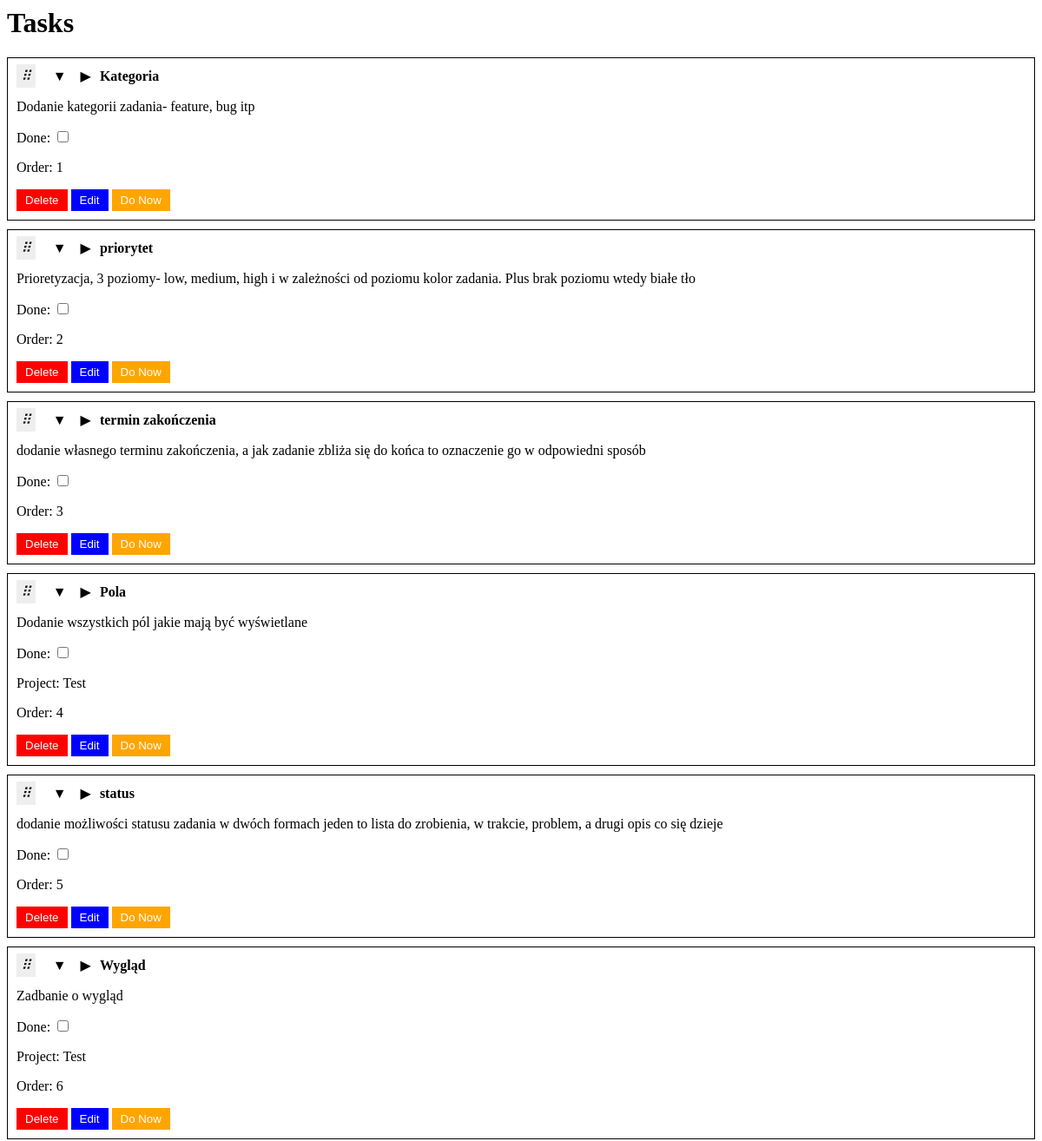
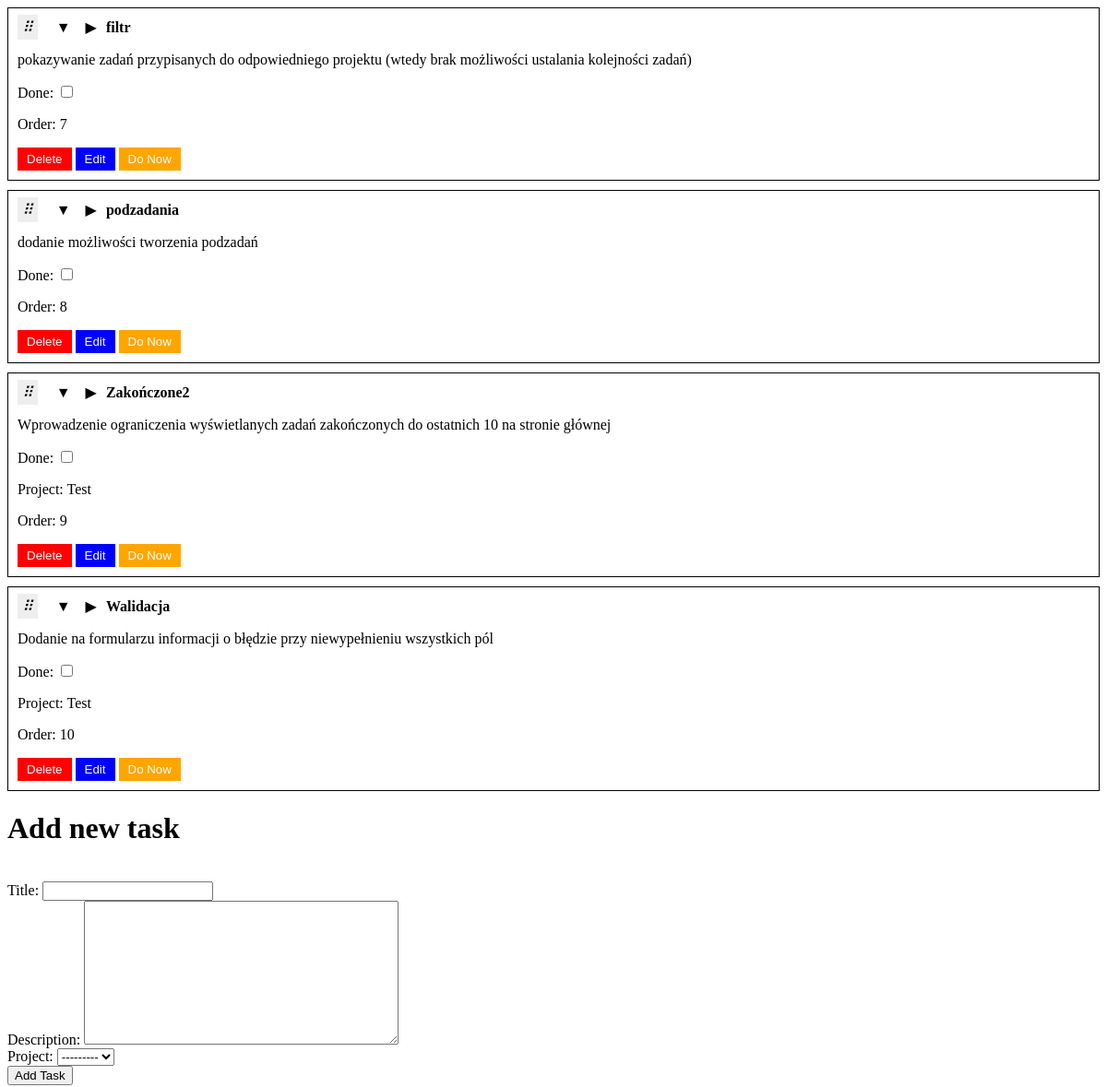
Before: / (upper part) with the older database file (2 pictures, top to bottom).
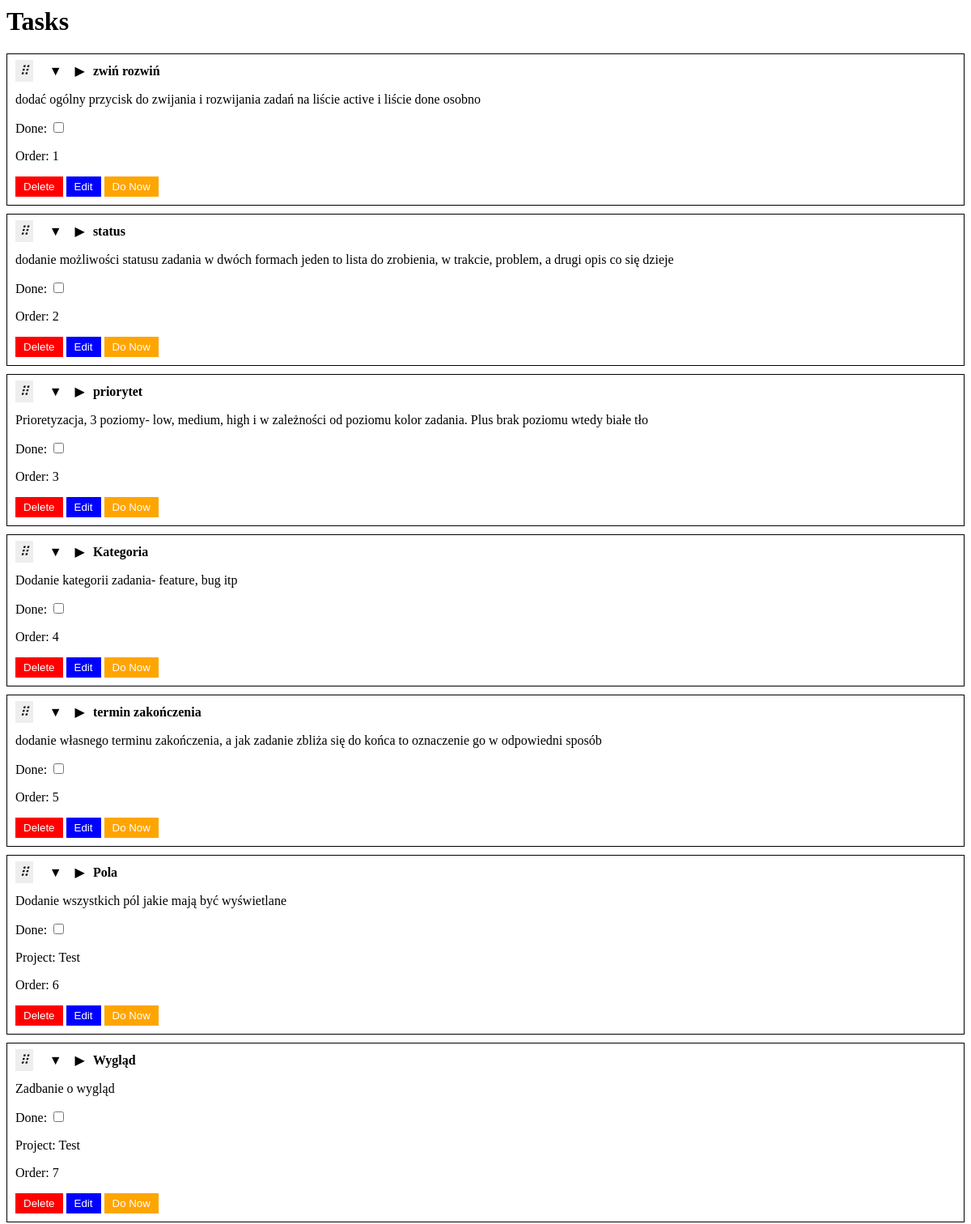
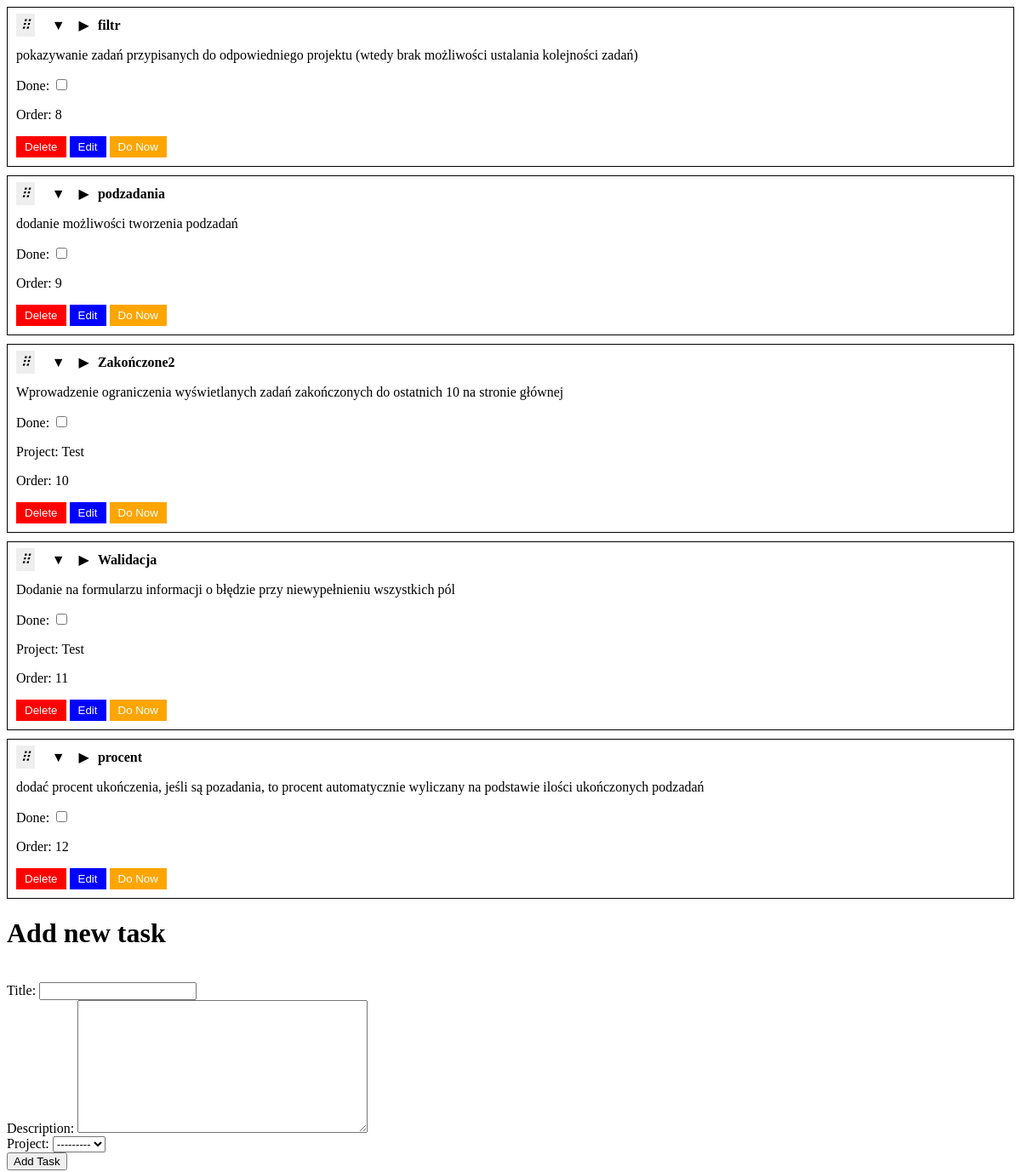
After: the same page with the newer database file (2 pictures, top to bottom).
### organizer/models.py (models this page shows, shortened)
class Task(models.Model):
    title = models.CharField(max_length=200)
    description = models.TextField(null=True, blank=True)
    create_date = models.DateTimeField(auto_now_add=True)
    end_date = models.DateTimeField(null=True, blank=True)
    done = models.BooleanField(default=False)
    project = models.ForeignKey(
        Project,
        on_delete=models.CASCADE,
        related_name='tasks',
        null=True,
        blank=True
    )
    order = models.PositiveIntegerField(db_index=True, null=True, blank=True)
    class Meta:
        ordering = ['order']

class Project(models.Model):
    name = models.CharField(max_length=100)
    def __str__(self):
        return self.name

### organizer/views.py (the view)
# urls.py: path('', views.main_view, name='main'),
def main_view(request):
    TaskFormSet = modelformset_factory(Task, form=TaskForm, extra=0)
    tasks = Task.objects.all().order_by('order')
    if request.method == 'POST':
        form = TaskForm(request.POST)
        if form.is_valid():
            task = form.save()
            html = render_to_string('task_item.html', {
                'task_id': task.id,
                'task_title': task.title,
                'task_description': task.description,
                'task_project': task.project,
                'is_done': task.done
            })
            return JsonResponse({'status': 'success', 'html': html, 'task_id': task.id})
    else:
        form = TaskForm()
    return render(request, "main.html", {"tasks": tasks, "form": form})

### organizer/forms.py
class TaskForm(forms.ModelForm):
    class Meta:
        model = Task
        fields = ['title', 'description', 'project', 'done']
        widgets = {
            'done': forms.CheckboxInput(attrs={'class': 'task-done-checkbox'}),
        }

### organizer/templates/main.html (shortened to what this page needs)
<html>
<head>
</head>
<body>
    <h1>Tasks</h1>
    <ul id="sortable-list" style="list-style: none; padding: 0;">
        {% for task in tasks %}
        {% if not task.done %}
            {% include 'task_item.html' with task_id=task.id task_title=task.title task_description=task.description is_done=task.done task_end_date=task.end_date task_project=task.project task_order=task.order %}
            {% endif %}
        {% endfor %}
    </ul>
    <form id="add-task-form">
    <h1>Add new task</h1>
    <br>Title: {{ form.title }}
    <br>Description: {{ form.description }}
    <br>Project: {{ form.project }}
    <br><button type="submit" id="add-task-btn">Add Task</button>
    </form>
</body>
</html>

### organizer/templates/task_item.html (shortened to what this page needs)
<li class="list-group-item"
    data-id="{{ task_id }}"
    style="border: 1px solid black; padding: 10px; margin-bottom: 10px;">
    <div class="task-view" style="display: block;">
        <i class="handle">⠿</i>
        <button class="expand-btn" style="background-color: transparent; border: none; cursor: pointer; font-size: 16px;">&#9660;</button>
        <button class="collapse-btn" style="background-color: transparent; border: none; cursor: pointer; font-size: 16px;">&#9654;</button>
        <strong>{{ task_title }}</strong>
        <div class="task-details" style="display: block; margin-top: 10px;">
        <p>{{ task_description }}</p>
        <p>
            Done: <input type="checkbox"
                class="task-done-checkbox"
                {% if is_done %}checked{% endif %}>
        </p>
        {% if task_project %}
            <p>Project: {{ task_project.name }}</p>
        {% endif %}
        {% if not is_done %}
        <p class="task-order">Order: {{ task_order }}</p>
        {% endif %}
        <button class="delete-task-btn" style="background-color: red; color: white; border: none; padding: 5px 10px; cursor: pointer;">Delete</button>
        <button class="edit-task-btn" style="background-color: blue; color: white; border: none; padding: 5px 10px; cursor: pointer;">Edit</button>
        <button class="do-now-btn" style="background-color: orange; color: white; border: none; padding: 5px 10px; cursor: pointer;">Do Now</button>
        </div>
    </div>
</li>

### organizer/templates/main.html (style rules this page uses)
.list-group-item { background: white; cursor: default; }
.handle { cursor: grab; margin-right: 10px; padding: 5px; background: #eee; }

Changed rows visible on the page:
added Task: title "zwiń rozwiń", description "dodać ogólny przycisk do zwijania i rozwijania zadań na liście active i liście done osobno", order "1"
changed Task "status": order "5" → "2"; moves up the list
changed Task "priorytet": order "2" → "3"; moves down the list
changed Task "Kategoria": order "1" → "4"
changed Task "termin zakończenia": order "3" → "5"
changed Task "Pola": order "4" → "6"
changed Task "Wygląd": order "6" → "7"
changed Task "filtr": order "7" → "8"
changed Task "podzadania": order "8" → "9"
changed Task "Zakończone2": order "9" → "10"
changed Task "Walidacja": order "10" → "11"
added Task: title "procent", description "dodać procent ukończenia, jeśli są pozadania, to procent automatycznie wyliczany na podstawie ilości ukończonych podzadań", order "12"
